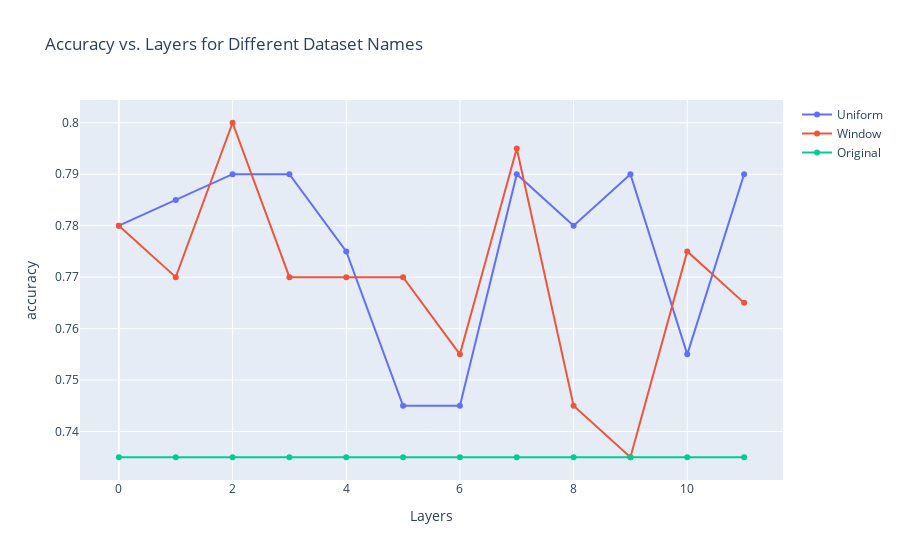

Notebook code for this chart:
### Code cell
EDA(glue_datasets['sst2'])
data = []
for name, group_data in baseline[(baseline['dataset_name']=='sst2')&(baseline['model_name']!='Original')].sort_values(by='layers').groupby('model_name'):
        layers = group_data['layers']
        accuracy = group_data[results_metric]
        data.append(go.Scatter(x=layers, y=accuracy, name=name))
layers = list(range(0,12))
accuracy = baseline[baseline['model_name']=='Original'][results_metric][0]
data.append(go.Scatter(x=layers, y=[accuracy for i in layers], name='Original'))
fig = go.Figure(data=data)
fig.update_layout(xaxis_title='Layers', yaxis_title=results_metric)
fig.update_layout(title='Accuracy vs. Layers for Different Dataset Names')

### Figure 1 — Plotly figure (JSON) as saved in the notebook; plotly's stock layout.template omitted (floating-point values rounded to 4 significant figures)
{"data": [{"name": "Uniform", "type": "scatter", "x": [0, 1, 2, 3, 4, 5, 6, 7, 8, 9, 10, 11], "y": [0.78, 0.785, 0.79, 0.79, 0.775, 0.745, 0.745, 0.79, 0.78, 0.79, 0.755, 0.79]}, {"name": "Window", "type": "scatter", "x": [0, 1, 2, 3, 4, 5, 6, 7, 8, 9, 10, 11], "y": [0.78, 0.77, 0.8, 0.77, 0.77, 0.77, 0.755, 0.795, 0.745, 0.735, 0.775, 0.765]}, {"name": "Original", "type": "scatter", "x": [0, 1, 2, 3, 4, 5, 6, 7, 8, 9, 10, 11], "y": [0.735, 0.735, 0.735, 0.735, 0.735, 0.735, 0.735, 0.735, 0.735, 0.735, 0.735, 0.735]}], "layout": {"autosize": true, "title": {"text": "Accuracy vs. Layers for Different Dataset Names"}, "xaxis": {"autorange": true, "range": [-0.6673, 11.67], "title": {"text": "Layers"}, "type": "linear"}, "yaxis": {"autorange": true, "range": [0.7296, 0.8054], "title": {"text": "accuracy"}, "type": "linear"}}}
